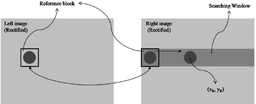
#> input picture images/block-matching.png, 256 x 104 px, shrunk from 850 x 344 before the run
$ python stereomatch.py ../../images/block-matching.png ../../images/block-matching.png out.png
#> lines starting #> are read from the running program, lines starting #| are printed output that depends on the picture
import numpy as np
from skimage import io
import cv2 as cv
from skimage import util
from skimage import color
import sys
from tqdm import tqdm
import time
from scipy.ndimage import median_filter
from numpy.lib.stride_tricks import as_strided


class BlockMatching:
    """Block Matching module.

    Attributes
    ----------
    max_disp (int) : Valeur de disparité maximum.
    window (int) : Taille du fenêtre.
    filtre_taille (int) : Taille du filtre médian.
    left_I (np.array) : Image gauche.
    right_I (np.array) : Image right.
    height (int) : Longueur d'image.
    width (int) : Largeur d'image.
    occlusion_seuil (int) : seuilf de région occultée.
    disparities (np.array) : Carte de disparité finale.


    """

    def __init__(
        self,
        path_left: str,
        path_right: str,
        max_disp: int,
        window: int,
        filtre_taille: int,
        occlusion_seuil: int,
    ):
        self.max_disp = max_disp
        self.window = window
        self.filtre_taille = filtre_taille
        self.occlusion_seuil = occlusion_seuil
        self.left_I, self.right_I = self.image_loading(path_left, path_right)
        self.height, self.width = self.left_I.shape
        self.disparities = np.zeros(self.left_I.shape)

    def image_loading(self, path_left: str, path_right: str):
        """
        Charger les images gauche et droit.
        """
#> called with path_left = '../../images/block-matching.png', path_right = '../../images/block-matching.png'
        imgL = util.img_as_ubyte(color.rgb2gray(io.imread(path_left))).astype("int")
#> imgL: shape (104, 256) int64; min 0, max 255, mean 197.5
        imgR = util.img_as_ubyte(color.rgb2gray(io.imread(path_right))).astype("int")
        return (imgL, imgR)

    def calcul_disp(self, y: int, x: int, max_disp: int) -> int:
        """
        Recherche la disparité avec le cost minimum pour le pixel(x, y).
        """
        half = int(self.window / 2)
        y_start, x_start = y - half, x - half
        # Patch pour lequel on cherche la disparité
        current_patch = self.left_I[
            y_start : y_start + self.window, x_start : x_start + self.window
        ]
        # Patch contenant toute la ligne en partant du patch actuel jusqu'à un décalage
        # maximum correspondant à la disparité maximale
        patch = self.right_I[
            y_start : y_start + self.window, x_start - max_disp : x_start + self.window
        ]
        shape = tuple(np.subtract(patch.shape, self.window - 1)) + (
            self.window,
            self.window,
        )
        # Array contenant tous les patchs à comparer au patch actuel, dans
        # l'ordre de leurs index de gauche à droite, donc de la disparité
        # maximale à minimale
        windowed_patch = as_strided(patch, shape=shape, strides=patch.strides * 2)
        # Calcul du coût pour tous les sous patchs avec la somme des carrés des différences
        cost = (
            (windowed_patch - current_patch) * (windowed_patch - current_patch)
        ).sum(axis=(-1, -2))
        # On choisit la différence la plus faible
        # print(np.argmin(cost, axis = 1))
        t, index = np.unravel_index(np.argmin(cost), cost.shape)
        # On retourne la disparité
        return max_disp - index

    def get_disparity_map(self):
        """
        Contruire la carte de disparité avec Block Matching.
        """
        half = int(self.window / 2)
        for y in tqdm(range(half, self.height - half)):
            for x in range(half, self.width - half):
                # Si le x est inférieur à la disparité maximale
                if x <= self.max_disp + half:
                    # On ne pourra pas aller 64 px à gauche donc on réduit la taille
                    current_max_d = x - half
                else:
                    # Sinon on va jusqu'à la disparité maximale
                    current_max_d = self.max_disp - 1
                # Calcul de la disparité avec la fonction précédente
                self.disparities[y, x] = self.calcul_disp(y, x, current_max_d)
#> this loop made 98 passes
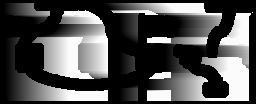
#> self.disparities: shape (104, 256) float64; min 0, max 64, mean 20.4; drawn with min black and max white

    def process_stereo_matching(self):
        """
        Processus final de Block Matching avec les opérations d'optimisation.
        """
        # Calculer disparity map.
        self.get_disparity_map()

        # Normaliser disparity map.
        self.disparities = np.uint8(
            cv.normalize(self.disparities, 0, 255, norm_type=cv.NORM_MINMAX)
        )

        # Traiter les bords.
        half = int(self.window / 2)
        for i in range(half):
            self.disparities[i, :] = self.disparities[half, :]
            self.disparities[self.height - i - 1, :] = self.disparities[
                self.height - half - 1, :
            ]
            self.disparities[:, self.width - i - 1] = self.disparities[
                :, self.height - half - 1
            ]
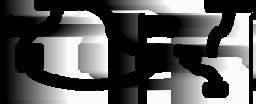
#> self.disparities: shape (104, 256); min 0, max 255, mean 89.5

        # Appliquer seuilage.
        self.disparities[self.disparities <= self.occlusion_seuil] = 0

        # Nettoyer output map avec médian filtre.
        self.disparities = median_filter(
            self.disparities, (self.filtre_taille, self.filtre_taille)
        )


if __name__ == "__main__":
    assert len(sys.argv) == 4, "invalids arguments"
    block_matching = BlockMatching(
        path_left=sys.argv[1],
        path_right=sys.argv[2],
        max_disp=64,
        window=7,
        filtre_taille=17,
        occlusion_seuil=59,
    )

    block_matching.process_stereo_matching()

    io.imsave(sys.argv[3], block_matching.disparities)
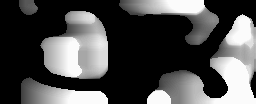
#> saved as out.png: shape (104, 256); min 0, max 251, mean 78.8
